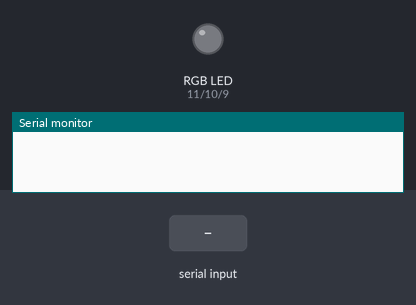
Bench run of a sketch on a simulated Arduino Uno, built with avr-gcc and run on an emulated ATmega328P. Shown: an RGB LED mixed from three pins (HIGH = lit), the last lines printed to the serial monitor. Inputs (shaded band) come from the test bench. Dim RGB values are drawn brighter than linear.

Above: at 1.2 s.
1.3 s: "r" received over Serial
2.8 s: byte 43 (43) received over Serial
At 3.5 s:
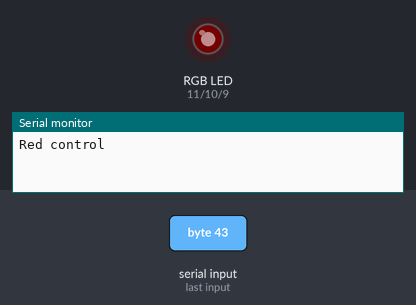
4.3 s: byte 45 (45) received over Serial
At 4.6 s:
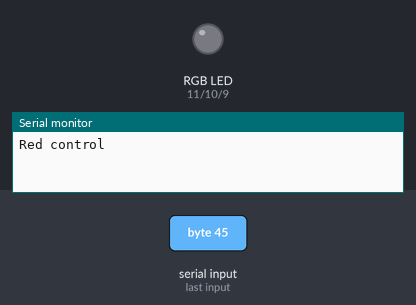
5.8 s: byte 45 (45) received over Serial
At 7.0 s:
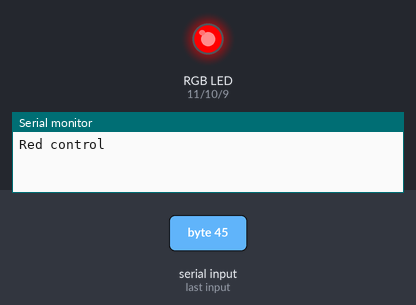
7.3 s: "g" received over Serial
8.8 s: byte 43 (43) received over Serial
At 9.3 s:
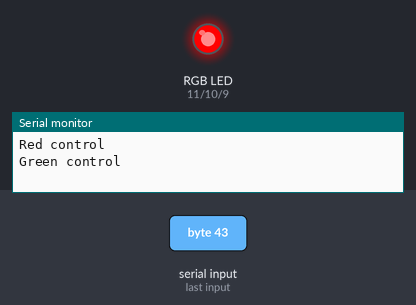
Timing chart, 0 to 11.3 s (numbered marks = the images above; inputs shaded):
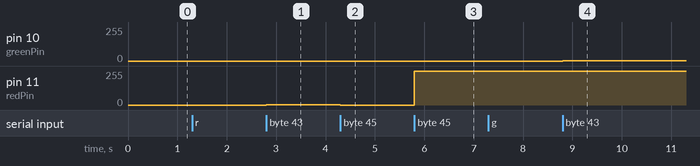

Measured:
- after the input at 2.8 s, pin 11 (redPin): 0/255 → 1/255 at once
- after the input at 4.3 s, pin 11 (redPin): 1/255 → 0/255 at once
- after the input at 5.8 s, pin 11 (redPin): 0/255 → 255/255 at once
- after the input at 8.8 s, pin 10 (greenPin): 0/255 → 1/255 at once

The sketch:

rgb.ino
```cpp
/*
Adafruit Arduino - Lesson 3. RGB LED
*/
int redPin = 11;
int greenPin = 10;
int bluePin = 9;

int colorControl = 0;
int red = 0;
int green;
int blue = 0;

void setup()
{
    pinMode(redPin, OUTPUT);
    pinMode(greenPin, OUTPUT);
    pinMode(bluePin, OUTPUT);

    Serial.begin(9600);
}

void loop()
{
    // send data only when you receive data:
    if (Serial.available() > 0) {

        // read the incoming byte:
        int incomingByte = Serial.read();

        if (incomingByte == 114) {
           colorControl = 1;
           Serial.println("Red control");
        }
        else if (incomingByte == 103) {
           colorControl = 2;
           Serial.println("Green control");
        }
        else if (incomingByte == 98) {
           colorControl = 3;
           Serial.println("Blue control");
        }

        else if (colorControl > 0 && incomingByte == 43) {

            switch(colorControl)
            {
                case 1:
                    red++;
                    break;
                case 2:
                    green++;
                    break;
                case 3:
                    blue++;
                    break;
                default:
                    break;
            }
        }

        else if (colorControl > 0 && incomingByte == 45) {

            switch(colorControl)
            {
                case 1:
                    red--;
                    break;
                case 2:
                    green--;
                    break;
                case 3:
                    blue--;
                    break;
                default:
                    break;
            }
        }

        else {
             colorControl = 0;
        }

        setColor(red, green, blue);
    }
}

void setColor(int red, int green, int blue)
{
    analogWrite(redPin, red);
    analogWrite(greenPin, green);
    analogWrite(bluePin, blue);
}
```
